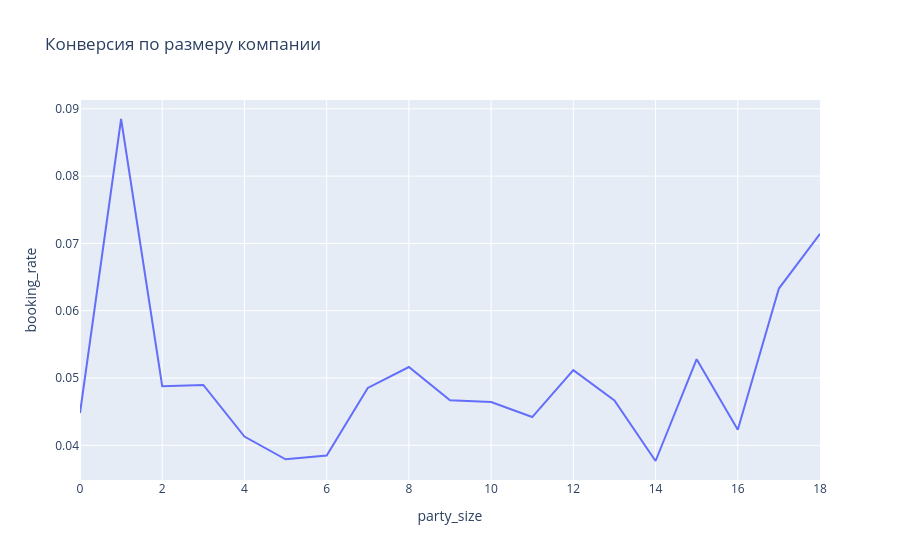

The notebook cell saved with this chart:
### Code cell
import pandas as pd
import plotly.express as px

# Загружаем исходную таблицу
df = pd.read_parquet('/Users/polina-tru/Desktop/expedia_prepared.parquet', columns=[
    'party_size', 'cnt', 'is_booking'
])

# Агрегируем
party_aggr = df.groupby('party_size').agg({
    'cnt': 'sum',
    'is_booking': lambda x: sum(x * df.loc[x.index, 'cnt'])
}).reset_index()

party_aggr.columns = ['party_size', 'interactions', 'bookings']
party_aggr['booking_rate'] = party_aggr['bookings'] / party_aggr['interactions']

# Визуализация
fig = px.line(party_aggr, x='party_size', y='booking_rate', title='Конверсия по размеру компании')
fig.show()

### Figure 1 — Plotly figure (JSON) as saved in the notebook; plotly's stock layout.template omitted (floating-point values rounded to 4 significant figures)
{"data": [{"hovertemplate": "party_size=%{x}<br>booking_rate=%{y}<extra></extra>", "legendgroup": "", "line": {"color": "#636efa", "dash": "solid"}, "marker": {"symbol": "circle"}, "mode": "lines", "name": "", "orientation": "v", "showlegend": false, "type": "scatter", "x": [0, 1, 2, 3, 4, 5, 6, 7, 8, 9, 10, 11, 12, 13, 14, 15, 16, 17, 18], "xaxis": "x", "y": [0.04479, 0.08849, 0.04879, 0.04898, 0.04131, 0.03793, 0.03848, 0.04853, 0.05163, 0.0467, 0.04643, 0.0442, 0.05118, 0.04668, 0.03767, 0.0528, 0.0423, 0.06329, 0.07143], "yaxis": "y"}], "layout": {"legend": {"tracegroupgap": 0}, "title": {"text": "Конверсия по размеру компании"}, "xaxis": {"anchor": "y", "domain": [0, 1], "title": {"text": "party_size"}}, "yaxis": {"anchor": "x", "domain": [0, 1], "title": {"text": "booking_rate"}}}}
